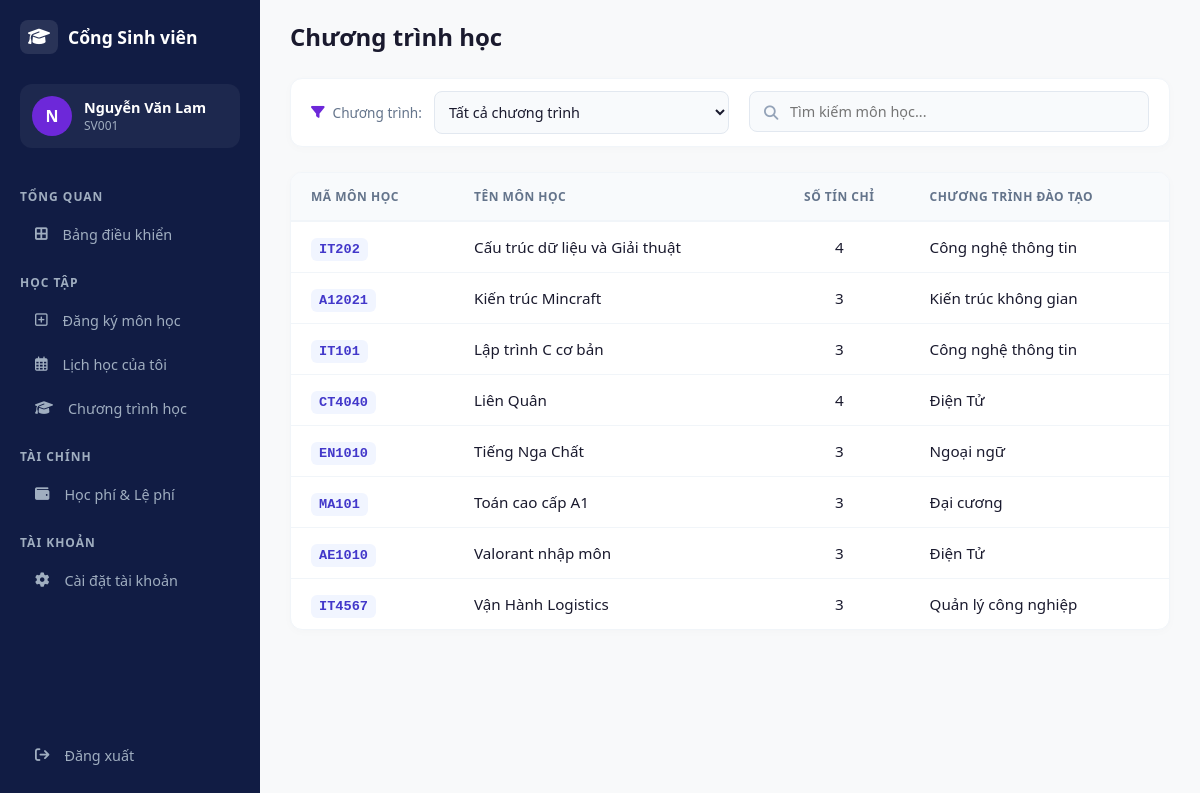
The app's page /Index.php?action=student_study_program (signed in) with its own data.
### tables this page shows
CREATE TABLE `sinh_vien` (
  `id` INT(11) NOT NULL AUTO_INCREMENT,
  `id_tai_khoan` INT(11) NOT NULL,
  `ma_sinh_vien` VARCHAR(20) NOT NULL,
  `ho_ten` VARCHAR(100) NOT NULL,
  `ngay_sinh` DATE DEFAULT NULL,
  `gioi_tinh` ENUM('Nam', 'Nữ', 'Khác') DEFAULT NULL,
  `so_dien_thoai` VARCHAR(15) DEFAULT NULL,
  `dia_chi` VARCHAR(255) DEFAULT NULL,
  PRIMARY KEY (`id`)
);

CREATE TABLE `mon_hoc` (
  `id_mon_hoc` INT(11) NOT NULL AUTO_INCREMENT,
  `ma_mon_hoc` VARCHAR(20) NOT NULL,
  `ten_mon_hoc` VARCHAR(100) NOT NULL,
  `so_tin_chi` INT(11) NOT NULL,
  `chuong_trinh_hoc` VARCHAR(100) NOT NULL,
  PRIMARY KEY (`id_mon_hoc`)
);

### Controller/StudentController.php (called while the page is built, shortened)
<?php
require_once 'Models/StudentModel.php';
class StudentController {
    public function showStudyProgram() {
    $userId = $_SESSION['user_id'];
    $model = new StudentModel();
    $studentProfile = $model->getStudentProfileByUserId($userId);
    $selectedProgram = $_GET['program'] ?? 'all';
    $searchTerm = $_GET['search'] ?? null;
    $courses = $model->getAllCourses($selectedProgram, $searchTerm);
    require_once 'Views/StudentStudyProgram.php';
}
}
?>

### Models/StudentModel.php (called while the page is built, shortened)
<?php
class StudentModel extends Database {
    public function getStudentProfileByUserId($userId) {
        $conn = $this->getConnection();
        if($conn) {
            $query = "SELECT sv.*, tk.email, tk.mat_khau
                      FROM sinh_vien sv
                      JOIN tai_khoan tk ON sv.id_tai_khoan = tk.id
                      WHERE tk.id = :user_id";
            $stmt = $conn->prepare($query);
            $stmt->bindParam(':user_id', $userId);
            $stmt->execute();
            return $stmt->fetch(PDO::FETCH_ASSOC);
        }
        return false;
    }
    public function getAllCourses($programFilter = 'all', $searchTerm = null) {
    $conn = $this->getConnection();
    $sql = "SELECT ma_mon_hoc, ten_mon_hoc, so_tin_chi, chuong_trinh_hoc
            FROM mon_hoc WHERE 1=1";
    $params = [];
    $sql .= " ORDER BY ten_mon_hoc ASC";
    $stmt = $conn->prepare($sql);
    $stmt->execute($params);
    return $stmt->fetchAll(PDO::FETCH_ASSOC);
}
}
?>

### Views/StudentStudyProgram.php (the view, shortened to what this page needs)
<!DOCTYPE html>
<html lang="vi">
<head>
    <link rel="stylesheet" href="https://cdnjs.cloudflare.com/ajax/libs/font-awesome/6.4.0/css/all.min.css">
</head>
<body>
    <div class="sidebar">
        <div class="logo">
            <i class="fa-solid fa-graduation-cap"></i>
            <span>Cổng Sinh viên</span>
        </div>
        <div class="student-profile-mini">
            <div class="avatar-mini"><?php echo substr(htmlspecialchars($studentProfile['ho_ten']), 0, 1); ?></div>
            <div class="info-mini">
                <h4><?php echo htmlspecialchars($studentProfile['ho_ten']); ?></h4>
                <p><?php echo htmlspecialchars($studentProfile['ma_sinh_vien']); ?></p>
            </div>
        </div>
        <div class="menu-section">Tổng quan</div>
        <a href="Index.php?action=student_dashboard" class="menu-item"><i class="fa-solid fa-border-all"></i> Bảng điều khiển</a>
        <div class="menu-section">Học tập</div>
        <a href="Index.php?action=student_course_registration" class="menu-item"><i class="fa-regular fa-square-plus"></i> Đăng ký môn học</a>
        <a href="Index.php?action=student_schedule" class="menu-item"><i class="fa-regular fa-calendar-days"></i> Lịch học của tôi</a>
        <a href="Index.php?action=student_study_program" class="menu-item"><i class="fa-solid fa-graduation-cap"></i> Chương trình học</a>
        <div class="menu-section">Tài chính</div>
        <a href="Index.php?action=student_tuition" class="menu-item"><i class="fa-solid fa-wallet"></i> Học phí & Lệ phí</a>
        <div class="menu-section">Tài khoản</div>
        <a href="Index.php?action=student_settings" class="menu-item"><i class="fa-solid fa-gear"></i> Cài đặt tài khoản</a>
        <a href="Index.php?action=logout" class="sign-out">
            <i class="fa-solid fa-arrow-right-from-bracket"></i> Đăng xuất
        </a>
    </div>
    <div class="main-content">
        <div class="header">
            <h1>Chương trình học </h1>
        </div>
        <div class="filter-search-container">
    <form action="Index.php" method="GET" style="display: flex; width: 100%; gap: 20px;">
        <div class="selector-group">
            <div class="selector-label"><i class="fa-solid fa-filter"></i> <span>Chương trình:</span></div>
            <select class="program-select" name="program" onchange="this.form.submit()">
                <option value="all">Tất cả chương trình</option>
            </select>
        </div>
        <div class="search-group">
            <i class="fa-solid fa-magnifying-glass search-icon"></i>
            <input type="text" name="search" class="search-input"
                   placeholder="Tìm kiếm môn học..."
                   value="<?php echo htmlspecialchars($_GET['search'] ?? ''); ?>">
        </div>
    </form>
</div>
<div class="table-container">
    <table class="course-table">
        <thead>
            <tr>
                <th>Mã môn học</th>
                <th>Tên môn học</th>
                <th class="text-center">Số tín chỉ</th>
                <th>Chương trình đào tạo</th>
            </tr>
        </thead>
        <tbody>
            <?php if (!empty($courses)): ?>
                <?php foreach ($courses as $row): ?>
                <tr>
                    <td><span class="code-badge"><?php echo htmlspecialchars($row['ma_mon_hoc']); ?></span></td>
                    <td class="course-name"><?php echo htmlspecialchars($row['ten_mon_hoc']); ?></td>
                    <td class="text-center"><?php echo $row['so_tin_chi']; ?></td>
                    <td><?php echo htmlspecialchars($row['chuong_trinh_hoc']); ?></td>
                </tr>
                <?php endforeach; ?>
            <?php else: ?>
                <tr><td colspan="4" style="text-align:center; padding: 20px;">Không có dữ liệu phù hợp.</td></tr>
            <?php endif; ?>
        </tbody>
    </table>
</div>
    </div>
</body>
</html>

### Views/StudentStudyProgram.php (style rules this page uses)
* { box-sizing: border-box; margin: 0; padding: 0; font-family: 'Segoe UI', sans-serif; }
body { display: flex; background-color: #f8f9fa; color: #1a1a2e; min-height: 100vh; }
.sidebar { width: 260px; background-color: #111c44; color: #fff; display: flex; flex-direction: column; padding: 20px; position: fixed; height: 100vh; z-index: 100; }
.logo { font-size: 1.1rem; font-weight: bold; display: flex; align-items: center; gap: 10px; margin-bottom: 30px; }
.logo i { background: rgba(255,255,255,0.1); padding: 8px; border-radius: 8px; }
.student-profile-mini { display: flex; align-items: center; gap: 12px; background: rgba(255,255,255,0.05); padding: 12px; border-radius: 12px; margin-bottom: 25px; }
.avatar-mini { width: 40px; height: 40px; background: #6d28d9; border-radius: 50%; display: flex; align-items: center; justify-content: center; font-weight: bold; }
.info-mini h4 { font-size: 0.9rem; }
.info-mini p { font-size: 0.75rem; color: #a0aec0; }
.menu-section { font-size: 0.75rem; color: #a0aec0; font-weight: bold; margin: 15px 0 10px; text-transform: uppercase; letter-spacing: 1px; }
.menu-item { padding: 10px 15px; border-radius: 8px; color: #a0aec0; text-decoration: none; display: flex; align-items: center; gap: 15px; margin-bottom: 5px; transition: 0.3s; font-size: 0.9rem; }
.sign-out { margin-top: auto; padding: 15px; color: #a0aec0; text-decoration: none; display: flex; align-items: center; gap: 15px; font-size: 0.9rem; }
.main-content { margin-left: 260px; flex: 1; padding: 20px 30px; }
.header { display: flex; justify-content: space-between; align-items: center; margin-bottom: 25px; }
.header h1 { font-size: 1.5rem; font-weight: 600; color: #1a1a2e; }
.selector-label { display: flex align-items: center; gap: 10px; color: #64748b; font-size: 0.9rem; font-weight: 500; }
.selector-label i { color: #6d28d9; }
.program-select { flex: 1; padding: 10px 15px; border-radius: 8px; border: 1px solid #e2e8f0; background-color: #f8fafc; color: #1a1a2e; font-size: 0.95rem; outline: none; cursor: pointer; transition: all 0.3s ease; }
.filter-search-container { background: white; padding: 12px 20px; border-radius: 12px; display: flex; align-items: center; justify-content: space-between; gap: 20px; margin-bottom: 25px; box-shadow: 0 2px 10px rgba(0,0,0,0.02); border: 1px solid #f1f5f9; }
.selector-group { display: flex; align-items: center; gap: 12px; flex: 1; }
.selector-label { display: flex; align-items: center; gap: 8px; color: #64748b; font-size: 0.85rem; white-space: nowrap; }
.search-group { position: relative; flex: 1; max-width: 400px; }
.search-icon { position: absolute; left: 15px; top: 50%; transform: translateY(-50%); color: #94a3b8; font-size: 0.9rem; }
.search-input { width: 100%; padding: 10px 15px 10px 40px; border-radius: 8px; border: 1px solid #e2e8f0; background-color: #f8fafc; color: #1a1a2e; font-size: 0.9rem; outline: none; transition: all 0.3s ease; }
.program-select { width: 100%; padding: 10px; border-radius: 8px; border: 1px solid #e2e8f0; background-color: #f8fafc; font-size: 0.9rem; outline: none; cursor: pointer; }
.table-container { background: white; border-radius: 12px; border: 1px solid #f1f5f9; box-shadow: 0 2px 10px rgba(0,0,0,0.02); overflow: hidden; }
.course-table { width: 100%; border-collapse: collapse; font-size: 0.95rem; }
.course-table th { background-color: #f8fafc; color: #64748b; font-weight: 600; text-align: left; padding: 15px 20px; border-bottom: 2px solid #f1f5f9; text-transform: uppercase; font-size: 0.75rem; letter-spacing: 0.5px; }
.course-table td { padding: 15px 20px; border-bottom: 1px solid #f1f5f9; color: #1a1a2e; }
.course-table tr:last-child td { border-bottom: none; }
.text-center { text-align: center !important; }
.code-badge { background: #f1f5ff; color: #4338ca; padding: 4px 8px; border-radius: 6px; font-family: 'Courier New', monospace; font-weight: 600; font-size: 0.85rem; }
.course-name { font-weight: 500; color: #1e293b; }

### records on screen
sinh_vien: ho_ten "N", ho_ten "Nguyễn Văn Lam", ma_sinh_vien "SV001"
mon_hoc: ma_mon_hoc "IT202", ten_mon_hoc "Cấu trúc dữ liệu và Giải thuật", so_tin_chi "4", chuong_trinh_hoc "Công nghệ thông tin"
mon_hoc: ma_mon_hoc "A12021", ten_mon_hoc "Kiến trúc Mincraft", so_tin_chi "3", chuong_trinh_hoc "Kiến trúc không gian"
mon_hoc: ma_mon_hoc "IT101", ten_mon_hoc "Lập trình C cơ bản", so_tin_chi "3", chuong_trinh_hoc "Công nghệ thông tin"
mon_hoc: ma_mon_hoc "CT4040", ten_mon_hoc "Liên Quân", so_tin_chi "4", chuong_trinh_hoc "Điện Tử"
mon_hoc: ma_mon_hoc "EN1010", ten_mon_hoc "Tiếng Nga Chất", so_tin_chi "3", chuong_trinh_hoc "Ngoại ngữ"
mon_hoc: ma_mon_hoc "MA101", ten_mon_hoc "Toán cao cấp A1", so_tin_chi "3", chuong_trinh_hoc "Đại cương"
mon_hoc: ma_mon_hoc "AE1010", ten_mon_hoc "Valorant nhập môn", so_tin_chi "3", chuong_trinh_hoc "Điện Tử"
mon_hoc: ma_mon_hoc "IT4567", ten_mon_hoc "Vận Hành Logistics", so_tin_chi "3", chuong_trinh_hoc "Quản lý công nghiệp"
